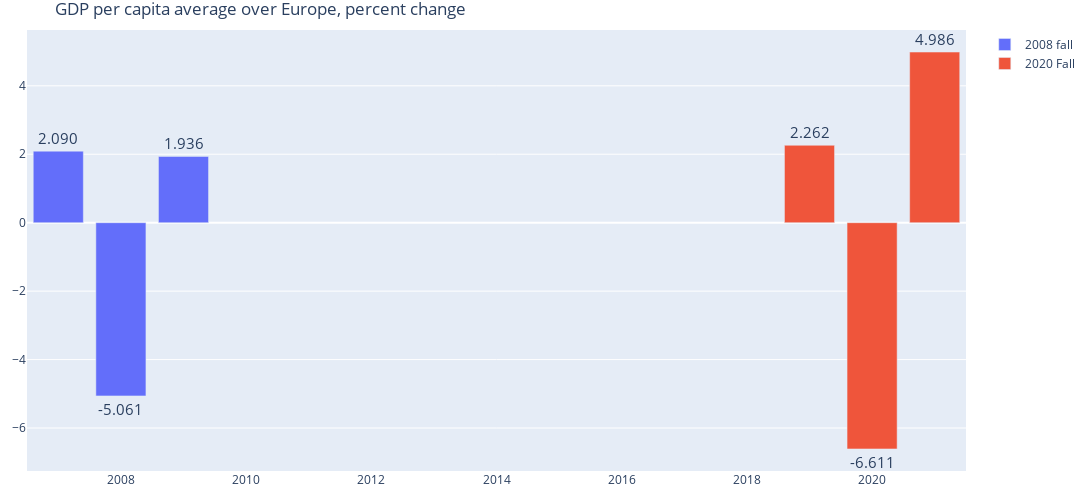

Notebook cell for this chart:
### Markdown cell above
**The 2008**

### Code cell


### Figure 1 — Plotly figure (JSON) as saved in the notebook; plotly's stock layout.template omitted (floating-point values rounded to 4 significant figures)
{"data": [{"name": "2008 fall", "text": ["2.090390243902439", "-5.061341463414633", "1.9363170731707313"], "textposition": "outside", "texttemplate": "%{text:.4s}", "type": "bar", "x": ["2007", "2008", "2009"], "y": [2.09, -5.061, 1.936]}, {"name": "2020 Fall", "text": ["2.2618780487804884", "-6.6109024390243905", "4.985829268292684"], "textposition": "outside", "texttemplate": "%{text:.4s}", "type": "bar", "x": ["2019", "2020", "2021"], "y": [2.262, -6.611, 4.986]}], "layout": {"height": 500, "hovermode": "x", "margin": {"b": 20, "l": 20, "r": 20, "t": 30}, "title": {"text": "GDP per capita average over Europe, percent change"}, "uniformtext": {"minsize": 15, "mode": "hide"}, "width": 1200, "xaxis": {"autorange": true, "range": [2006.0, 2022.0], "type": "linear"}, "yaxis": {"autorange": true, "range": [-7.255, 5.63], "type": "linear"}}}
